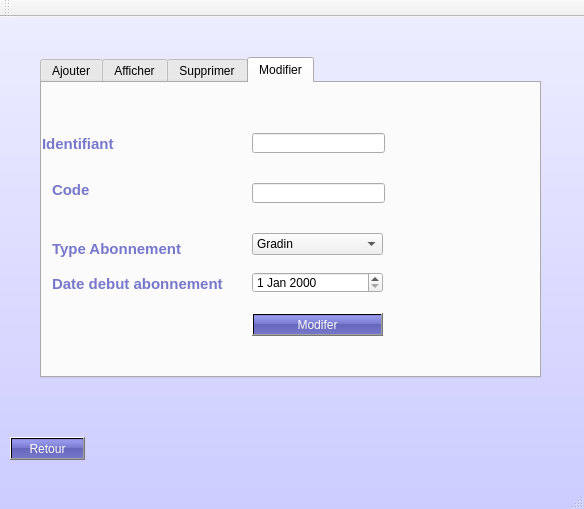
<?xml version="1.0" encoding="UTF-8"?>
<ui version="4.0">
 <class>MainWindow1</class>
 <widget class="QMainWindow" name="MainWindow1">
  <property name="geometry">
   <rect>
    <x>0</x>
    <y>0</y>
    <width>584</width>
    <height>509</height>
   </rect>
  </property>
  <property name="styleSheet">
   <string notr="true">#MainWindow1 {
background:  QLinearGradient(x1: 0, y1: 0, x2: 0, y2: 1, stop: 0 #eef, stop: 1 #ccf);
}

#mainFrame {
border: 3px solid gray;
border-radius: 40px;
background: QLinearGradient(x1: 0, y1: 0, x2: 0, y2: 1, stop: 0 #eef, stop: 1 #ccf);
}


QPushButton {
color: white;
background-color: QLinearGradient( x1: 0, y1: 0, x2: 0, y2: 1, stop: 0 #88d, stop: 0.1 #99e, stop: 0.49 #77c, stop: 0.5 #66b, stop: 1 #77c);

}

QLabel {
color :  QLinearGradient( x1: 0, y1: 0, x2: 0, y2: 1, stop: 0 #88d, stop: 0.1 #99e, stop: 0.49 #77c, stop: 0.5 #66b, stop: 1 #77c);
font-weight: bold;
font-size: 15px;
}</string>
  </property>
  <property name="MainWindow1" stdset="0">
   <string>Gestion des abonnements</string>
  </property>
  <widget class="QWidget" name="MainWindow1_2">
   <widget class="QTabWidget" name="tabWidget">
    <property name="geometry">
     <rect>
      <x>40</x>
      <y>40</y>
      <width>501</width>
      <height>321</height>
     </rect>
    </property>
    <property name="currentIndex">
     <number>3</number>
    </property>
    <widget class="QWidget" name="tab">
     <attribute name="title">
      <string>Ajouter</string>
     </attribute>
     <widget class="QLabel" name="label">
      <property name="geometry">
       <rect>
        <x>10</x>
        <y>70</y>
        <width>91</width>
        <height>16</height>
       </rect>
      </property>
      <property name="text">
       <string>Identifiant</string>
      </property>
     </widget>
     <widget class="QLabel" name="label_2">
      <property name="geometry">
       <rect>
        <x>10</x>
        <y>110</y>
        <width>71</width>
        <height>16</height>
       </rect>
      </property>
      <property name="text">
       <string>Code</string>
      </property>
     </widget>
     <widget class="QLineEdit" name="lineEdit_id">
      <property name="geometry">
       <rect>
        <x>190</x>
        <y>70</y>
        <width>133</width>
        <height>20</height>
       </rect>
      </property>
     </widget>
     <widget class="QLineEdit" name="lineEdit_nom">
      <property name="geometry">
       <rect>
        <x>190</x>
        <y>110</y>
        <width>133</width>
        <height>20</height>
       </rect>
      </property>
     </widget>
     <widget class="QPushButton" name="pb_ajouter">
      <property name="geometry">
       <rect>
        <x>190</x>
        <y>240</y>
        <width>131</width>
        <height>23</height>
       </rect>
      </property>
      <property name="text">
       <string>Ajouter</string>
      </property>
     </widget>
     <widget class="QLabel" name="label_8">
      <property name="geometry">
       <rect>
        <x>9</x>
        <y>160</y>
        <width>151</width>
        <height>16</height>
       </rect>
      </property>
      <property name="text">
       <string>Type Abonnement</string>
      </property>
     </widget>
     <widget class="QDateEdit" name="dateEdit">
      <property name="geometry">
       <rect>
        <x>190</x>
        <y>200</y>
        <width>131</width>
        <height>20</height>
       </rect>
      </property>
     </widget>
     <widget class="QLabel" name="label_9">
      <property name="geometry">
       <rect>
        <x>9</x>
        <y>200</y>
        <width>117</width>
        <height>16</height>
       </rect>
      </property>
      <property name="text">
       <string>Date début abonnement</string>
      </property>
     </widget>
     <widget class="QComboBox" name="type_pension">
      <property name="geometry">
       <rect>
        <x>190</x>
        <y>160</y>
        <width>131</width>
        <height>22</height>
       </rect>
      </property>
      <item>
       <property name="text">
        <string>Gradin</string>
       </property>
      </item>
      <item>
       <property name="text">
        <string>Enceinte</string>
       </property>
      </item>
      <item>
       <property name="text">
        <string>Loge</string>
       </property>
      </item>
     </widget>
    </widget>
    <widget class="QWidget" name="tab_2">
     <attribute name="title">
      <string>Afficher</string>
     </attribute>
     <widget class="QTableView" name="tabAbonnement">
      <property name="geometry">
       <rect>
        <x>10</x>
        <y>10</y>
        <width>341</width>
        <height>171</height>
       </rect>
      </property>
     </widget>
     <widget class="QPushButton" name="pushButton_2">
      <property name="geometry">
       <rect>
        <x>380</x>
        <y>40</y>
        <width>75</width>
        <height>23</height>
       </rect>
      </property>
      <property name="text">
       <string>trier par code</string>
      </property>
     </widget>
     <widget class="QPushButton" name="pushButton_trier_id">
      <property name="geometry">
       <rect>
        <x>380</x>
        <y>90</y>
        <width>75</width>
        <height>23</height>
       </rect>
      </property>
      <property name="text">
       <string>trier par id</string>
      </property>
     </widget>
     <widget class="QPushButton" name="pushButton_calculernbrepresence">
      <property name="geometry">
       <rect>
        <x>40</x>
        <y>200</y>
        <width>261</width>
        <height>23</height>
       </rect>
      </property>
      <property name="text">
       <string>calculer nombre dabonnements</string>
      </property>
     </widget>
     <widget class="QLabel" name="label_presence">
      <property name="geometry">
       <rect>
        <x>310</x>
        <y>200</y>
        <width>41</width>
        <height>31</height>
       </rect>
      </property>
      <property name="text">
       <string/>
      </property>
     </widget>
    </widget>
    <widget class="QWidget" name="tab_3">
     <attribute name="title">
      <string>Supprimer</string>
     </attribute>
     <widget class="QLabel" name="label_4">
      <property name="geometry">
       <rect>
        <x>20</x>
        <y>30</y>
        <width>101</width>
        <height>16</height>
       </rect>
      </property>
      <property name="text">
       <string>Identifiant</string>
      </property>
     </widget>
     <widget class="QPushButton" name="pb_supprimer">
      <property name="geometry">
       <rect>
        <x>140</x>
        <y>70</y>
        <width>111</width>
        <height>23</height>
       </rect>
      </property>
      <property name="text">
       <string>Supprimer</string>
      </property>
     </widget>
     <widget class="QLineEdit" name="lineEdit">
      <property name="geometry">
       <rect>
        <x>140</x>
        <y>30</y>
        <width>113</width>
        <height>20</height>
       </rect>
      </property>
     </widget>
    </widget>
    <widget class="QWidget" name="tab_4">
     <attribute name="title">
      <string>Modifier</string>
     </attribute>
     <widget class="QLabel" name="label_5">
      <property name="geometry">
       <rect>
        <x>0</x>
        <y>50</y>
        <width>91</width>
        <height>21</height>
       </rect>
      </property>
      <property name="text">
       <string>Identifiant</string>
      </property>
     </widget>
     <widget class="QLabel" name="label_6">
      <property name="geometry">
       <rect>
        <x>10</x>
        <y>100</y>
        <width>47</width>
        <height>13</height>
       </rect>
      </property>
      <property name="text">
       <string>Code</string>
      </property>
     </widget>
     <widget class="QLineEdit" name="lineEdit_id_2">
      <property name="geometry">
       <rect>
        <x>210</x>
        <y>50</y>
        <width>133</width>
        <height>20</height>
       </rect>
      </property>
     </widget>
     <widget class="QLineEdit" name="lineEdit_nom_2">
      <property name="geometry">
       <rect>
        <x>210</x>
        <y>100</y>
        <width>133</width>
        <height>20</height>
       </rect>
      </property>
     </widget>
     <widget class="QPushButton" name="modifier_etu">
      <property name="geometry">
       <rect>
        <x>210</x>
        <y>230</y>
        <width>131</width>
        <height>23</height>
       </rect>
      </property>
      <property name="text">
       <string>Modifer</string>
      </property>
     </widget>
     <widget class="QLabel" name="label_10">
      <property name="geometry">
       <rect>
        <x>10</x>
        <y>150</y>
        <width>141</width>
        <height>31</height>
       </rect>
      </property>
      <property name="text">
       <string>Type Abonnement</string>
      </property>
     </widget>
     <widget class="QLabel" name="label_11">
      <property name="geometry">
       <rect>
        <x>10</x>
        <y>190</y>
        <width>191</width>
        <height>21</height>
       </rect>
      </property>
      <property name="text">
       <string>Date debut abonnement</string>
      </property>
     </widget>
     <widget class="QDateEdit" name="dateEdit_2">
      <property name="geometry">
       <rect>
        <x>210</x>
        <y>189</y>
        <width>131</width>
        <height>21</height>
       </rect>
      </property>
     </widget>
     <widget class="QComboBox" name="lineEdit_3">
      <property name="geometry">
       <rect>
        <x>210</x>
        <y>150</y>
        <width>131</width>
        <height>22</height>
       </rect>
      </property>
      <item>
       <property name="text">
        <string>Gradin</string>
       </property>
      </item>
      <item>
       <property name="text">
        <string>Enceinte</string>
       </property>
      </item>
      <item>
       <property name="text">
        <string>Loge</string>
       </property>
      </item>
     </widget>
    </widget>
   </widget>
   <widget class="QPushButton" name="Retour">
    <property name="geometry">
     <rect>
      <x>10</x>
      <y>420</y>
      <width>75</width>
      <height>23</height>
     </rect>
    </property>
    <property name="text">
     <string>Retour</string>
    </property>
   </widget>
  </widget>
  <widget class="QMenuBar" name="menuBar">
   <property name="geometry">
    <rect>
     <x>0</x>
     <y>0</y>
     <width>584</width>
     <height>21</height>
    </rect>
   </property>
  </widget>
  <widget class="QToolBar" name="mainToolBar">
   <attribute name="toolBarArea">
    <enum>TopToolBarArea</enum>
   </attribute>
   <attribute name="toolBarBreak">
    <bool>false</bool>
   </attribute>
  </widget>
  <widget class="QStatusBar" name="statusBar"/>
 </widget>
 <layoutdefault spacing="6" margin="11"/>
 <resources/>
 <connections/>
</ui>
